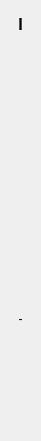
  <widget class="QWidget" name="verticalLayoutWidget_10">
   <property name="geometry">
    <rect>
     <x>1090</x>
     <y>80</y>
     <width>41</width>
     <height>441</height>
    </rect>
   </property>
   <layout class="QVBoxLayout" name="verticalLayout_19">
    <item>
     <widget class="QLabel" name="label_col_i">
      <property name="font">
       <font>
        <pointsize>12</pointsize>
        <weight>75</weight>
        <bold>true</bold>
        <strikeout>false</strikeout>
       </font>
      </property>
      <property name="text">
       <string>I</string>
      </property>
      <property name="alignment">
       <set>Qt::AlignCenter</set>
      </property>
     </widget>
    </item>
    <item>
     <widget class="QLabel" name="label_ai">
      <property name="text">
       <string/>
      </property>
      <property name="alignment">
       <set>Qt::AlignCenter</set>
      </property>
     </widget>
    </item>
    <item>
     <widget class="QLabel" name="label_bi">
      <property name="text">
       <string/>
      </property>
      <property name="alignment">
       <set>Qt::AlignCenter</set>
      </property>
     </widget>
    </item>
    <item>
     <widget class="QLabel" name="label_ci">
      <property name="text">
       <string/>
      </property>
      <property name="alignment">
       <set>Qt::AlignCenter</set>
      </property>
     </widget>
    </item>
    <item>
     <widget class="QLabel" name="label_di">
      <property name="text">
       <string/>
      </property>
      <property name="alignment">
       <set>Qt::AlignCenter</set>
      </property>
     </widget>
    </item>
    <item>
     <widget class="QLabel" name="label_ei">
      <property name="text">
       <string/>
      </property>
      <property name="alignment">
       <set>Qt::AlignCenter</set>
      </property>
     </widget>
    </item>
    <item>
     <widget class="QLabel" name="label_fi">
      <property name="text">
       <string/>
      </property>
      <property name="alignment">
       <set>Qt::AlignCenter</set>
      </property>
     </widget>
    </item>
    <item>
     <widget class="QLabel" name="label_gi">
      <property name="text">
       <string/>
      </property>
      <property name="alignment">
       <set>Qt::AlignCenter</set>
      </property>
     </widget>
    </item>
    <item>
     <widget class="QLabel" name="label_hi">
      <property name="text">
       <string/>
      </property>
      <property name="alignment">
       <set>Qt::AlignCenter</set>
      </property>
     </widget>
    </item>
    <item>
     <widget class="QLabel" name="label_ii">
      <property name="text">
       <string>-</string>
      </property>
      <property name="alignment">
       <set>Qt::AlignCenter</set>
      </property>
     </widget>
    </item>
    <item>
     <widget class="QLabel" name="label_ji">
      <property name="text">
       <string/>
      </property>
      <property name="alignment">
       <set>Qt::AlignCenter</set>
      </property>
     </widget>
    </item>
    <item>
     <widget class="QLabel" name="label_ki">
      <property name="text">
       <string/>
      </property>
      <property name="alignment">
       <set>Qt::AlignCenter</set>
      </property>
     </widget>
    </item>
    <item>
     <widget class="QLabel" name="label_li">
      <property name="text">
       <string/>
      </property>
      <property name="alignment">
       <set>Qt::AlignCenter</set>
      </property>
     </widget>
    </item>
   </layout>
  </widget>
